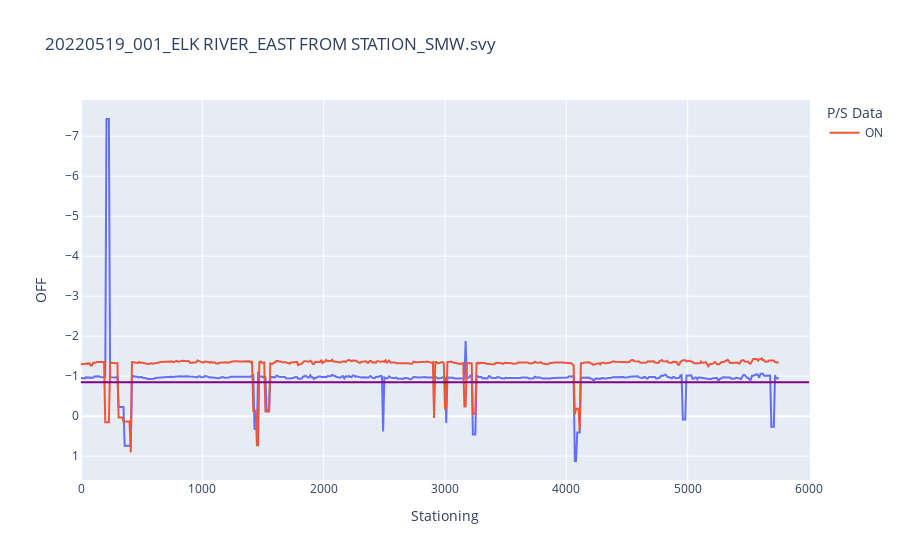

This figure's notebook cell:
### Code cell
CIS_Graph = px.line(CIS_DATA, x='Stationing', y=CIS_DATA['OFF'], title= RAW_CISData, hover_data=['Comments']) # OFF Values, CHANGE THE TITLE TO WHAT YOU WANT
CIS_Graph.add_scatter(x=CIS_DATA['Stationing'], y=CIS_DATA['ON'], name= 'ON') # ON Values
CIS_Graph.update_layout(autotypenumbers='convert types')
CIS_Graph.update_layout()
CIS_Graph.update_yaxes(autorange="reversed")
CIS_Graph.add_shape(type='line', x0=0, y0=-.85, x1=6000, y1=-.85, line=dict(color='Purple'))# Change the value of x1 based off the length of the project 
CIS_Graph.update_layout(legend_title_text = 'P/S Data')
CIS_Graph.show()

### Figure 1 — Plotly figure (JSON) as saved in the notebook; plotly's stock layout.template omitted (floating-point values rounded to 4 significant figures; data arrays with more than 128 entries replaced by an {"elided": "..."} marker saying what was removed)
{"data": [{"customdata": {"elided": "577x1 str values"}, "hovertemplate": "Stationing=%{x}<br>OFF=%{y}<br>Comments=%{customdata[0]}<extra></extra>", "legendgroup": "", "line": {"color": "#636efa", "dash": "solid"}, "marker": {"symbol": "circle"}, "mode": "lines", "name": "", "orientation": "v", "showlegend": false, "type": "scatter", "x": {"elided": "577 str values"}, "xaxis": "x", "y": {"elided": "577 str values"}, "yaxis": "y"}, {"name": "ON", "type": "scatter", "x": {"elided": "577 str values"}, "y": {"elided": "577 str values"}}], "layout": {"autotypenumbers": "convert types", "legend": {"title": {"text": "P/S Data"}, "tracegroupgap": 0}, "shapes": [{"line": {"color": "Purple"}, "type": "line", "x0": 0, "x1": 6000, "y0": -0.85, "y1": -0.85}], "title": {"text": "20220519_001_ELK RIVER_EAST FROM STATION_SMW.svy"}, "xaxis": {"anchor": "y", "domain": [0, 1], "title": {"text": "Stationing"}}, "yaxis": {"anchor": "x", "autorange": "reversed", "domain": [0, 1], "title": {"text": "OFF"}}}}
